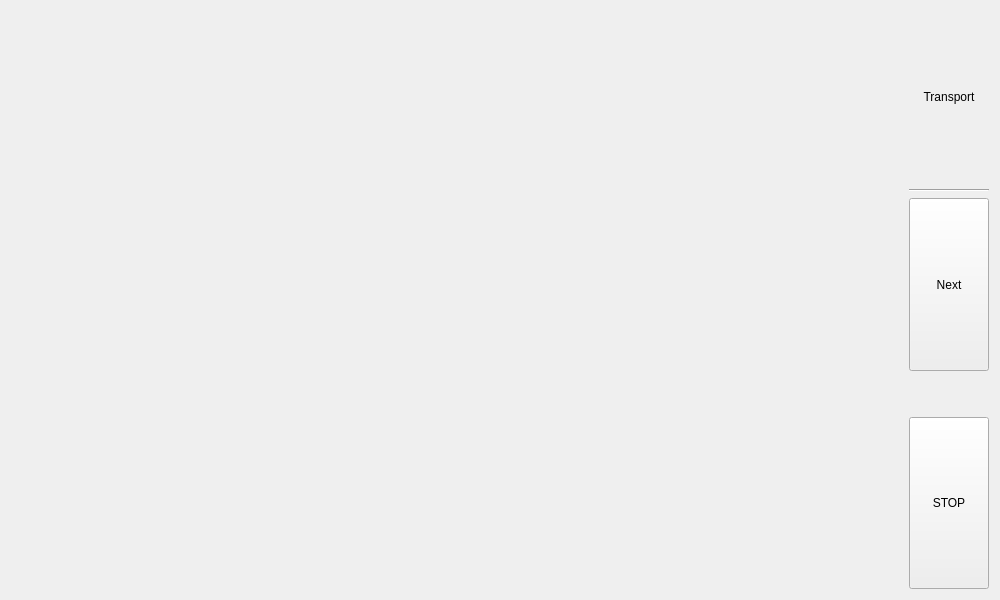
<?xml version="1.0" encoding="UTF-8"?>
<ui version="4.0">
 <class>ConcertRvizTransportGui</class>
 <widget class="QWidget" name="ConcertRvizTransportGui">
  <property name="geometry">
   <rect>
    <x>0</x>
    <y>0</y>
    <width>1000</width>
    <height>600</height>
   </rect>
  </property>
  <property name="windowTitle">
   <string>Form</string>
  </property>
  <layout class="QGridLayout" name="gridLayout_2">
   <item row="0" column="1" rowspan="3">
    <layout class="QGridLayout" name="rvizLayout">
     <property name="verticalSpacing">
      <number>6</number>
     </property>
     <item row="0" column="0">
      <widget class="QStackedWidget" name="rvizWidget">
       <property name="sizePolicy">
        <sizepolicy hsizetype="MinimumExpanding" vsizetype="MinimumExpanding">
         <horstretch>0</horstretch>
         <verstretch>0</verstretch>
        </sizepolicy>
       </property>
       <property name="minimumSize">
        <size>
         <width>400</width>
         <height>400</height>
        </size>
       </property>
       <property name="currentIndex">
        <number>-1</number>
       </property>
      </widget>
     </item>
    </layout>
   </item>
   <item row="0" column="2" rowspan="3">
    <layout class="QGridLayout" name="baseLayout">
     <item row="5" column="0">
      <widget class="QPushButton" name="stopButton">
       <property name="sizePolicy">
        <sizepolicy hsizetype="Minimum" vsizetype="Preferred">
         <horstretch>0</horstretch>
         <verstretch>0</verstretch>
        </sizepolicy>
       </property>
       <property name="text">
        <string>STOP</string>
       </property>
      </widget>
     </item>
     <item row="1" column="0">
      <widget class="Line" name="baseLine">
       <property name="orientation">
        <enum>Qt::Horizontal</enum>
       </property>
      </widget>
     </item>
     <item row="0" column="0">
      <widget class="QLabel" name="transportLabel">
       <property name="text">
        <string>Transport</string>
       </property>
       <property name="alignment">
        <set>Qt::AlignCenter</set>
       </property>
      </widget>
     </item>
     <item row="4" column="0">
      <spacer name="verticalSpacer">
       <property name="orientation">
        <enum>Qt::Vertical</enum>
       </property>
       <property name="sizeType">
        <enum>QSizePolicy::Preferred</enum>
       </property>
       <property name="sizeHint" stdset="0">
        <size>
         <width>20</width>
         <height>40</height>
        </size>
       </property>
      </spacer>
     </item>
     <item row="2" column="0">
      <widget class="QPushButton" name="nextActionButton">
       <property name="sizePolicy">
        <sizepolicy hsizetype="Minimum" vsizetype="Preferred">
         <horstretch>0</horstretch>
         <verstretch>0</verstretch>
        </sizepolicy>
       </property>
       <property name="maximumSize">
        <size>
         <width>16777208</width>
         <height>16777215</height>
        </size>
       </property>
       <property name="text">
        <string>Next</string>
       </property>
      </widget>
     </item>
    </layout>
   </item>
  </layout>
 </widget>
 <tabstops>
  <tabstop>nextActionButton</tabstop>
 </tabstops>
 <resources/>
 <connections/>
</ui>
